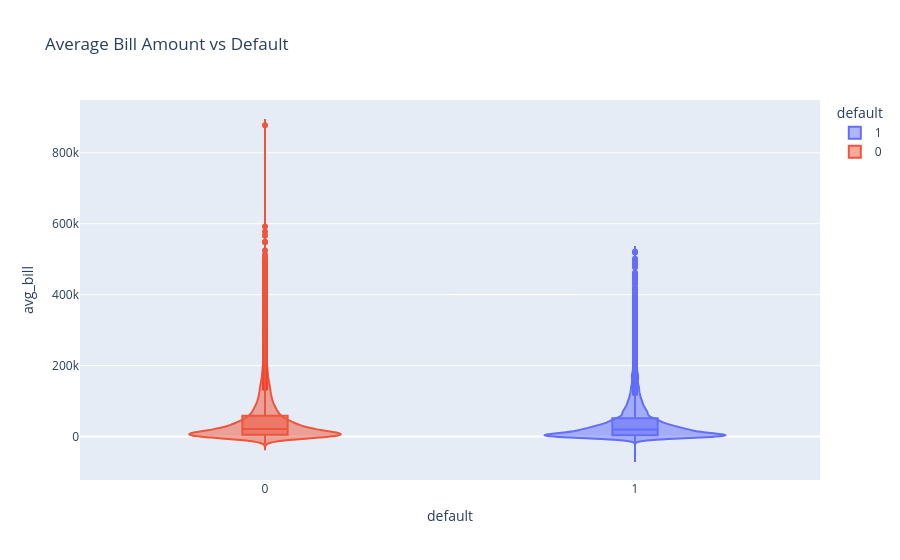

Write notebook code for a chart like this one.
### Markdown cell above
---
### Average Bill Amount vs Default

We compare the average bill amount between customers who default and those who do not.

This helps identify whether higher spending is associated with default risk.

### Code cell
fig = px.violin(
    df,
    x="default",
    y="avg_bill",
    color="default",
    box=True,
    points="outliers",
    title="Average Bill Amount vs Default"
)

fig.show()

### Figure 1 — Plotly figure (JSON) as saved in the notebook; plotly's stock layout.template omitted (floating-point values rounded to 4 significant figures; data arrays with more than 128 entries replaced by an {"elided": "..."} marker saying what was removed)
{"data": [{"alignmentgroup": "True", "box": {"visible": true}, "hovertemplate": "default=%{x}<br>avg_bill=%{y}<extra></extra>", "legendgroup": "1", "marker": {"color": "#636efa"}, "name": "1", "offsetgroup": "1", "orientation": "v", "points": "outliers", "scalegroup": "True", "showlegend": true, "type": "violin", "x": {"elided": "6636 int values"}, "x0": " ", "xaxis": "x", "y": {"elided": "6636 float values"}, "y0": " ", "yaxis": "y"}, {"alignmentgroup": "True", "box": {"visible": true}, "hovertemplate": "default=%{x}<br>avg_bill=%{y}<extra></extra>", "legendgroup": "0", "marker": {"color": "#EF553B"}, "name": "0", "offsetgroup": "0", "orientation": "v", "points": "outliers", "scalegroup": "True", "showlegend": true, "type": "violin", "x": {"elided": "23364 int values"}, "x0": " ", "xaxis": "x", "y": {"elided": "23364 float values"}, "y0": " ", "yaxis": "y"}], "layout": {"autosize": true, "legend": {"title": {"text": "default"}, "tracegroupgap": 0}, "title": {"text": "Average Bill Amount vs Default"}, "violinmode": "overlay", "xaxis": {"anchor": "y", "autorange": true, "categoryarray": [1, 0], "categoryorder": "array", "domain": [0, 1], "range": [-0.5, 1.5], "title": {"text": "default"}, "type": "linear"}, "yaxis": {"anchor": "x", "autorange": true, "domain": [0, 1], "range": [-122500.0, 948800.0], "title": {"text": "avg_bill"}, "type": "linear"}}}
